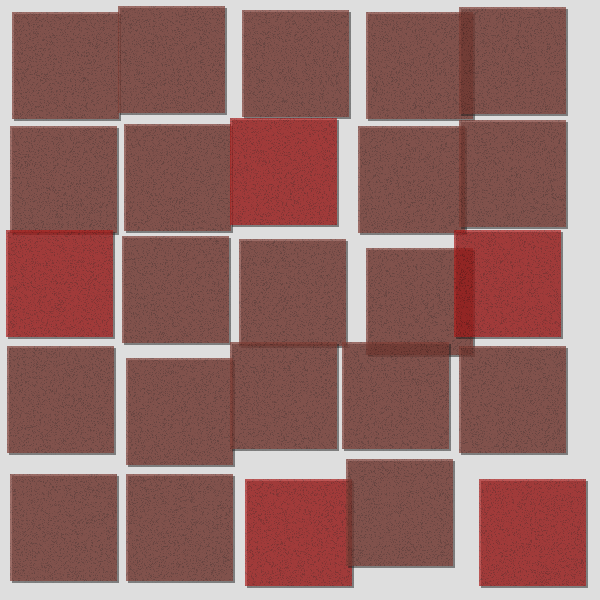
Frame 1 (no input)
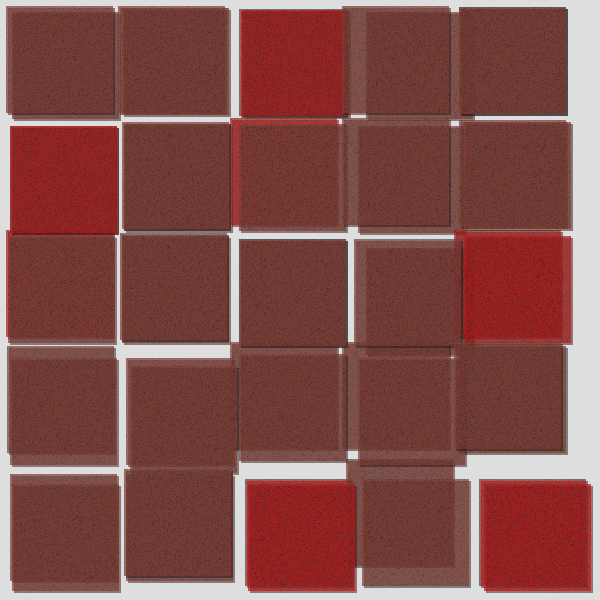
Frame 2 (the mouse pressed at the canvas centre, redrawn once)

The Processing sketch that drew these frames (run headless with seeded random() and noise(); the mouse was pressed at the canvas centre and the sketch redrawn once):

// Processing sketch: processing_151636
// ── processing_151636.pde

/*
 * Creative Coding
 * Week 2, 03 - n squares
 * by Indae Hwang and Jon McCormack
 * Copyright (c) 2014 Monash University
 *
 * Modified by Matthias Harvey
 *
 * In the next iteration of the square drawing sketch, this version selects a random number of squares
 * and a random gap between them. From this it calculates the width of each square then draws the squares
 * using two nested for loops.
 *
 * A simple drop shadow is also drawn to give the illusion of depth.
 * 
 */

void setup() {
  size(600, 600);
  rectMode(CORNER);
  noStroke();
  noLoop();
  //frameRate(1);  // set the frame rate to 1 draw() call per second
  randomSeed(day() + hour() + second() + millis());
  background(222); // clear the screen to grey
  
  
}


void draw() {
  int num = 5;   // select a random number of squares each frame
  int gap = 10; // select a random gap between each square
  float r = 0;
  
  color c;
  // calculate the size of each square for the given number of squares and gap between them
  float cellsize = 106;
  
  // calculate shadow offset
  float offsetX = cellsize/40.0;
  float offsetY = cellsize/40.0;
 

    for (int i=0; i<num; i++) {
      for (int j=0; j<num; j++) {
        r = random(1);
        gap = (int) random(6, 13);
        c = color(30, 180); // shadow
        rect2(gap * (i+1) + cellsize * i + offsetX, gap * (j+1) + cellsize * j + offsetY, cellsize, cellsize, c);
        
        if(r <= 0.8)
        {
          c = color(130, 63, 55, 255); // rectangle  
        } else
        {
          c = color(175, 31, 30, 255); 
        }
        rect2(gap * (i+1) + cellsize * i, gap * (j+1) + cellsize * j, cellsize, cellsize, c);
        
      }
    }  

} //end of draw 

void rect2(float x1, float y1, float w, float h, color c)
{
  int a = (c >> 24) & 0xFF;
  int r = (c >> 16) & 0xFF;  // Faster way of getting red(argb)
  int g = (c >> 8) & 0xFF;   // Faster way of getting green(argb)
  int b = c & 0xFF;          // Faster way of getting blue(argb)
  float n = 0;
  float n2 = 0;
  
  for(int y = (int)y1; y <= y1+h; y++)
  {
    for(int x = (int)x1; x <= x1+w; x++)
    {
      
      n = random(1);

      if(n >= 0.7) // 70 % of the time make the stroke darker by multiplying each component with n
        stroke(r*n,g*n,b*n,a);
      else stroke(r,g,b,a);
      
      point(x,y);       
    }
  }
  
  
}
